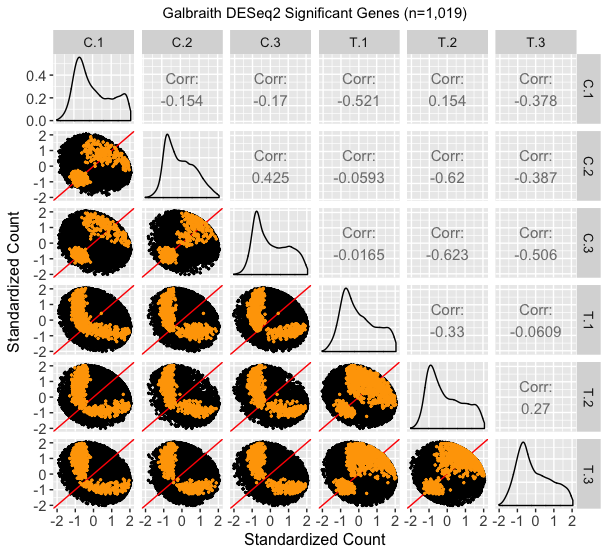

R code for this plot:
library(rtracklayer)
library(Rsamtools)
library(grid)
library(GenomicAlignments)
library(ggplot2)
library(GGally)
library(edgeR)
library(stringr)
library(EDASeq)
library(dplyr)
library(matrixStats)
library(gridExtra)
library(reshape2)
library(scales)
library(bigPint)
library(data.table)

data <- as.data.frame(readRDS("../../../data/data.Rds"))
metricsAll <- readRDS("../dataMetrics.Rds")

data$ID <- rownames(data)
data <- data[,c(7,1:6)]

# Filter, normalize, and standardize the data so each gene has mean=0 and stdev=1
res <- filterStandardizeKL(data)
# Fitered data standardized
datas <- res[["fulls"]]

# Indices of the NAN rows
nID <- which(is.nan(datas$C.1))
# Set these filtered values that have all same values for samples to 0
datas[nID,1:6] <- 0

yMin = min(datas[,1:6])
yMax = max(datas[,1:6])

datas <- datas[,c(7,1:6)]
nGenes <- length(which(metricsAll[["C_T"]]$padj<0.05))

metricsAll[["C_T"]]$ID = as.factor(as.character(metricsAll[["C_T"]]$ID))
ret <- plotDEG(data = datas, dataMetrics = metricsAll, option="scatterPoints", threshVar = "padj", threshVal = 0.05) # degPointColor = colList[j]
ret[["C_T"]] + xlab("Standardized Count") + ylab("Standardized Count") + ggtitle(paste("Galbraith DESeq2 Significant Genes (n=", format(nGenes, big.mark=",", scientific=FALSE), ")",sep="")) + theme(plot.title = element_text(hjust = 0.5, size=11), axis.text=element_text(size=11), axis.title=element_text(size=12), strip.text = element_text(size = 10))

filterStandardizeKL <- function(data){
  
  data_Rownames <- data$ID
  data = data[,-1]
  rownames(data) <- data_Rownames
  data <- betweenLaneNormalization(as.matrix(data), which="full", round=FALSE)
  data = as.data.frame(data)
  # Add mean and standard deviation for each row/gene
  data = mutate(data, mean = (C.1+C.2+C.3+T.1+T.2+T.3)/6, stdev = RowSD(cbind(C.1,C.2,C.3,T.1,T.2,T.3)))
  rownames(data)=data_Rownames
  data$ID <- data_Rownames
  
  dataqps <- t(apply(as.matrix(data[,1:6]), 1, scale))
  dataqps <- as.data.frame(dataqps)
  colnames(dataqps) <- colnames(data[,1:6])
  dataqps$ID <- rownames(dataqps)
  
  # Combine the filtered and remaining data
  fulls <- dataqps
  boxDat <- melt(fulls, id.vars="ID")
  colnames(boxDat) <- c("ID", "Sample", "Count")
  
  # Indices of the 775 NAN rows. They had stdev=0 in the filt data
  nID <- which(is.nan(dataqps$K.1))
  # Set these filtered values that have all same values for samples to 0
  dataqps[nID,1:6] <- 0
  
  # Return several parameters
  list(datas = dataqps, fulls = fulls)
}

# This function calculates the standard deviation of each row in a data frame
RowSD = function(x) {
  sqrt(rowSums((x - rowMeans(x))^2)/(dim(x)[2] - 1))
}
